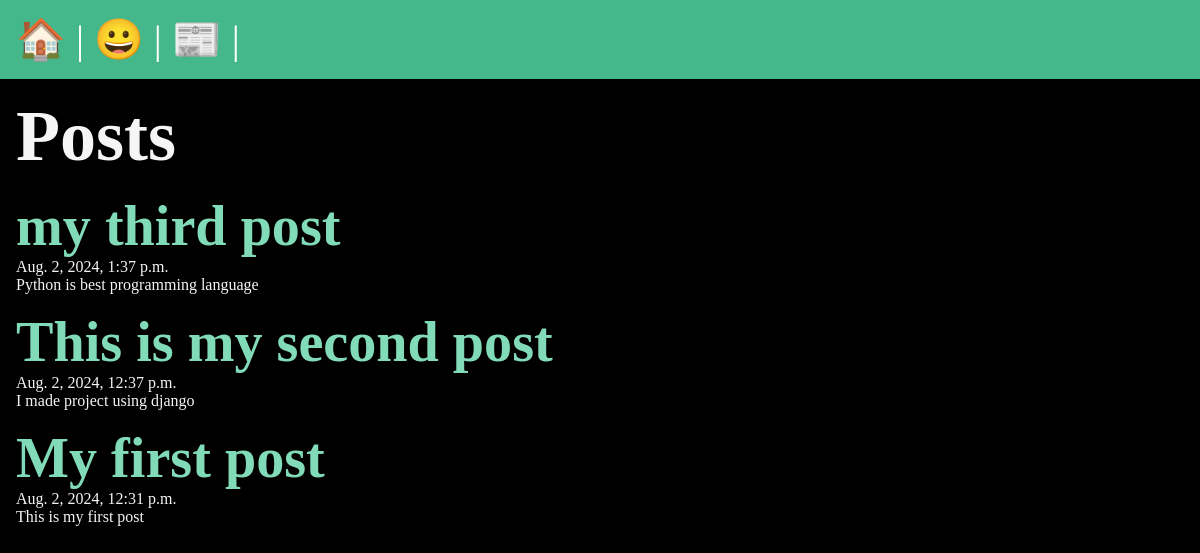
/posts/, run on the app's committed database.
### posts/models.py (models this page shows, shortened)
class Post(models.Model):
    title = models.CharField(max_length=75)
    body = models.TextField()
    slug = models.SlugField()
    date = models.DateTimeField(auto_now_add=True)

### posts/views.py (the view)
# urls.py: path("",views.posts_list, name="list"),
def posts_list(request):
    posts = Post.objects.all().order_by("-date")
    return render(request,'posts/posts_list.html', {"posts":posts})

### posts/templates/posts/posts_list.html (shortened to what this page needs)
{% extends "layout.html" %}
{% block content %}
<section>
    <h1>Posts</h1>
    {% for post in posts  %}
       <article class="post">
        <h1>
            <a href=" {% url 'posts:page' slug=post.slug %}">
            {{ post.title }}</h1>
        <p>{{ post.date }}</p>
        <p>{{ post.body }}</p>
       </article>
    {% endfor %}
</section>
{% endblock  %}

### data on the page
Post: title "my third post", date "Aug. 2, 2024, 1:37 p.m.", body "Python is best programming language"
Post: title "This is my second post", date "Aug. 2, 2024, 12:37 p.m.", body "I made project using django"
Post: title "My first post", date "Aug. 2, 2024, 12:31 p.m.", body "This is my first post"
